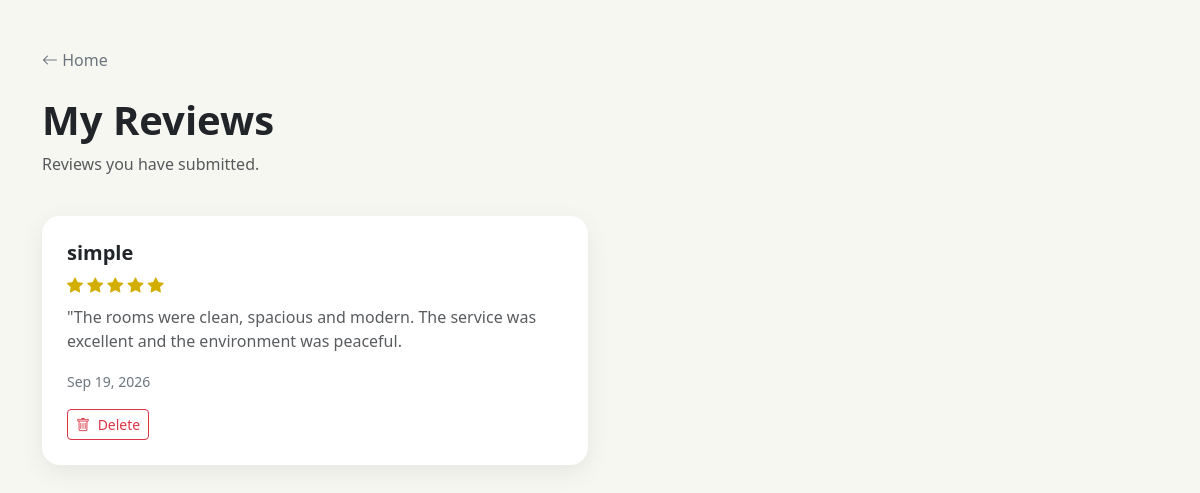
Page /reviews/my-reviews/ (signed in) on the committed database.
### reviews/models.py (models this page shows, shortened)
class Review(models.Model):
    RATING_CHOICES = [
        (1, '1 Star'),
        (2, '2 Stars'),
        (3, '3 Stars'),
        (4, '4 Stars'),
        (5, '5 Stars'),
    ]
    user = models.ForeignKey(
        User,
        on_delete=models.CASCADE,
        related_name='reviews'
    )
    room = models.ForeignKey(
        Room,
        on_delete=models.CASCADE,
        related_name='reviews'
    )
    rating = models.PositiveIntegerField(
        choices=RATING_CHOICES
    )
    comment = models.TextField()
    is_approved = models.BooleanField(
        default=True
    )
    created_at = models.DateTimeField(
        auto_now_add=True
    )

### rooms/models.py (models this page shows, shortened)
class Room(models.Model):
    STATUS_CHOICES = [
        ('available', 'Available'),
        ('maintenance', 'Maintenance'),
        ('inactive', 'Inactive'),
    ]
    category = models.ForeignKey(
        RoomCategory,
        on_delete=models.PROTECT,
        related_name='rooms'
    )
    room_number = models.CharField(
        max_length=20,
        unique=True
    )
    name = models.CharField(
        max_length=150
    )
    description = models.TextField(
        blank=True
    )
    price = models.DecimalField(
        max_digits=10,
        decimal_places=2
    )
    capacity = models.PositiveIntegerField(
        default=2
    )
    size = models.PositiveIntegerField(
        default=30,
        help_text="Room size in square meters"
    )
    bed_type = models.CharField(
        max_length=100,
        default="Double Bed"
    )
    floor = models.PositiveIntegerField(
        default=1
    )
    image = models.ImageField(
        upload_to='rooms/',
        blank=True,
        null=True
    )
    status = models.CharField(
        max_length=20,
        choices=STATUS_CHOICES,
        default='available'
    )
    is_featured = models.BooleanField(
        default=False
    )
    has_wifi = models.BooleanField(
        default=True
    )
    has_ac = models.BooleanField(
        default=True
    )
    has_tv = models.BooleanField(
        default=True
    )
    has_breakfast = models.BooleanField(
        default=False
    )
    has_balcony = models.BooleanField(
        default=False
    )
    created_at = models.DateTimeField(
        auto_now_add=True
    )
    updated_at = models.DateTimeField(
        auto_now=True
    )
    class Meta:
        verbose_name = "Room"
        verbose_name_plural = "Rooms"
        ordering = ['room_number']

### reviews/views.py (the view)
@login_required(login_url='login')
def my_reviews(request):
    reviews = (
        Review.objects
        .filter(
            user=request.user
        )
        .select_related(
            'room',
            'room__category'
        )
        .order_by('-created_at')
    )
    return render(
        request,
        'reviews/my_reviews.html',
        {
            'reviews': reviews,
        }
    )

### templates/reviews/my_reviews.html (shortened to what this page needs)
{% load static %}
<!DOCTYPE html>
<html lang="en">
<head>
    <link
        href="https://cdn.jsdelivr.net/npm/bootstrap@5.3.3/dist/css/bootstrap.min.css"
        rel="stylesheet"
    >
    <link
        href="https://cdn.jsdelivr.net/npm/bootstrap-icons@1.11.3/font/bootstrap-icons.css"
        rel="stylesheet"
    >
</head>
<body>
<div class="container py-5">
    <a
        href="{% url 'home' %}"
        class="text-decoration-none text-secondary"
    >
        <i class="bi bi-arrow-left"></i>
        Home
    </a>
    <h1 class="fw-bold mt-4">
        My Reviews
    </h1>
    <p class="text-muted">
        Reviews you have submitted.
    </p>
    {% if reviews %}
        <div class="row g-4 mt-2">
            {% for review in reviews %}
                <div class="col-md-6">
                    <div class="review-card">
                        <h5 class="fw-bold">
                            {{ review.room.name }}
                        </h5>
                        <div class="stars mb-2">
                            {% for i in "12345" %}
                                {% if forloop.counter <= review.rating %}
                                    <i class="bi bi-star-fill"></i>
                                {% else %}
                                    <i class="bi bi-star"></i>
                                {% endif %}
                            {% endfor %}
                        </div>
                        <p class="text-muted">
                            {{ review.comment }}
                        </p>
                        <small class="text-secondary">
                            {{ review.created_at|date:"M d, Y" }}
                        </small>
                        <form
                            method="POST"
                            action="{% url 'delete_customer_review' review.id %}"
                            class="mt-3"
                            onsubmit="return confirm('Delete this review?');"
                        >
                            <button
                                class="btn btn-outline-danger btn-sm"
                                type="submit"
                            >
                                <i class="bi bi-trash me-1"></i>
                                Delete
                            </button>
                        </form>
                    </div>
                </div>
            {% endfor %}
        </div>
    {% endif %}
</div>
</body>
</html>

### templates/reviews/my_reviews.html (style rules this page uses)
body { background: #f7f7f2; }
.review-card { background: white; border-radius: 18px; padding: 25px; box-shadow: 0 7px 25px rgba(0,0,0,.07); }
.stars { color: #d1ae00; }

### rows in the picture
Review: room.name "simple", rating 5 (drawn), comment "\"The rooms were clean, spacious and modern. The service was excellent and the environment was peaceful.", created_at "Sep 19, 2026"
